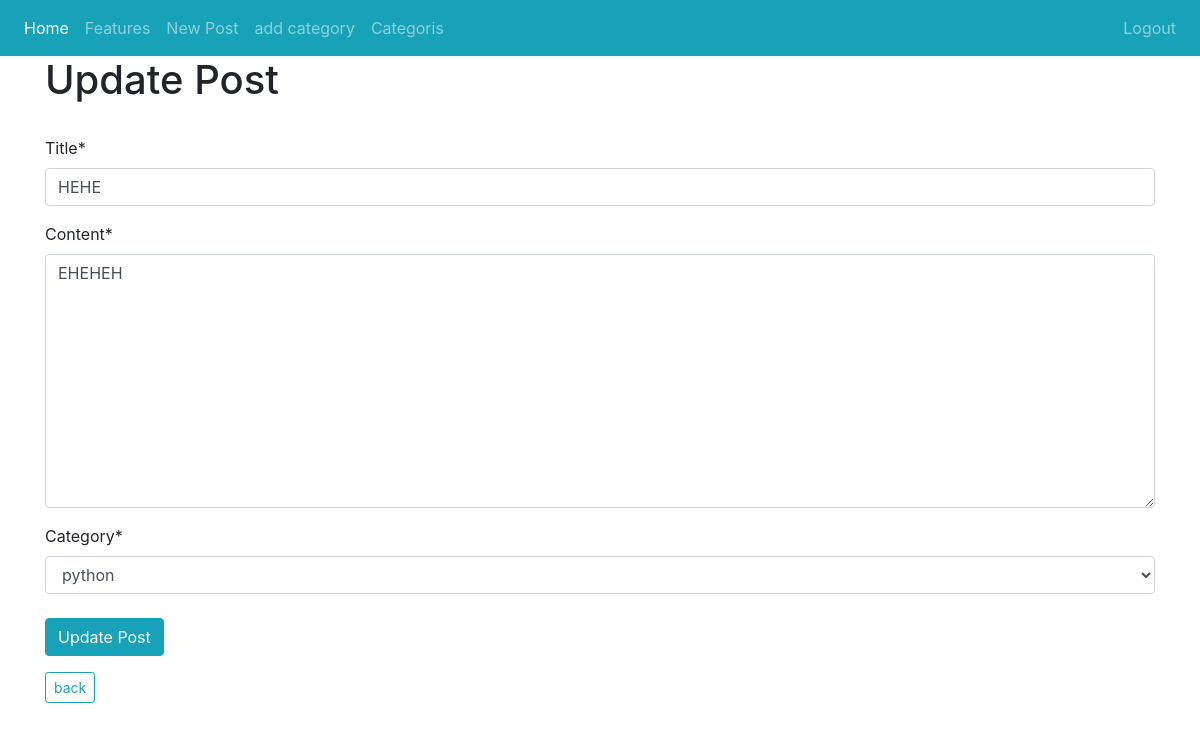
The page /post/edit/19/ (signed in) on the database as committed earlier.
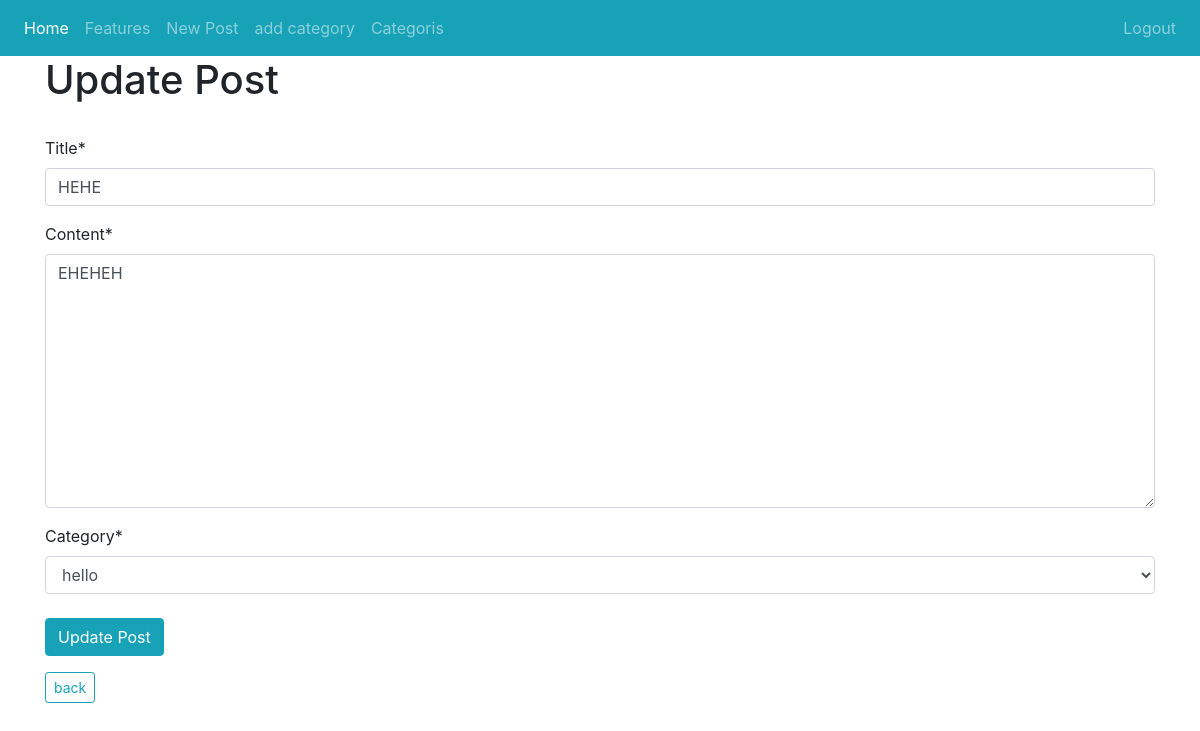
The same page on the database as committed later.
### blog/models.py (models this page shows, shortened)
class Post(models.Model):
	title = models.CharField(max_length = 200)
	author = models.ForeignKey(User, on_delete = models.CASCADE)
	content = models.TextField()
	date_published = models.DateTimeField(default =timezone.now)
	category = models.CharField(max_length = 200, default = 'uncategorized')

### blog/views.py (the view)
# urls.py: path('post/edit/<int:pk>/', PostUpdateView.as_view(), name='post-update'),
class PostUpdateView(UpdateView):
	model = Post
	form_class = PostUpdateForm
	template_name = 'blog/update_post.html'

### blog/forms.py
class PostUpdateForm(forms.ModelForm):
	class Meta:
		model = Post
		fields = ('title', 'content', 'category')
		widgets ={
		'category':forms.Select(choices=choices_list)
		}

### blog/templates/blog/update_post.html (shortened to what this page needs)
{% extends 'blog/base.html' %}
{% load crispy_forms_tags %}
{% block content %}
{% if user.is_authenticated %}
<h1>Update Post</h1>
<br>
<div class="form-group">
	<form method="Post">
		{{form|crispy}}
		<button class="mt-2 btn btn-info">Update Post</button>
	</form>
</div>
<a href="{% url 'post-detail' post.id %}" class="btn btn-sm btn-outline-info">back</a>
{% else %}
Your not alowed
{% endif %}
{% endblock %}

Rows that differ between the two databases and show on the page:
changed Post "HEHE": category "python" → "hello"
